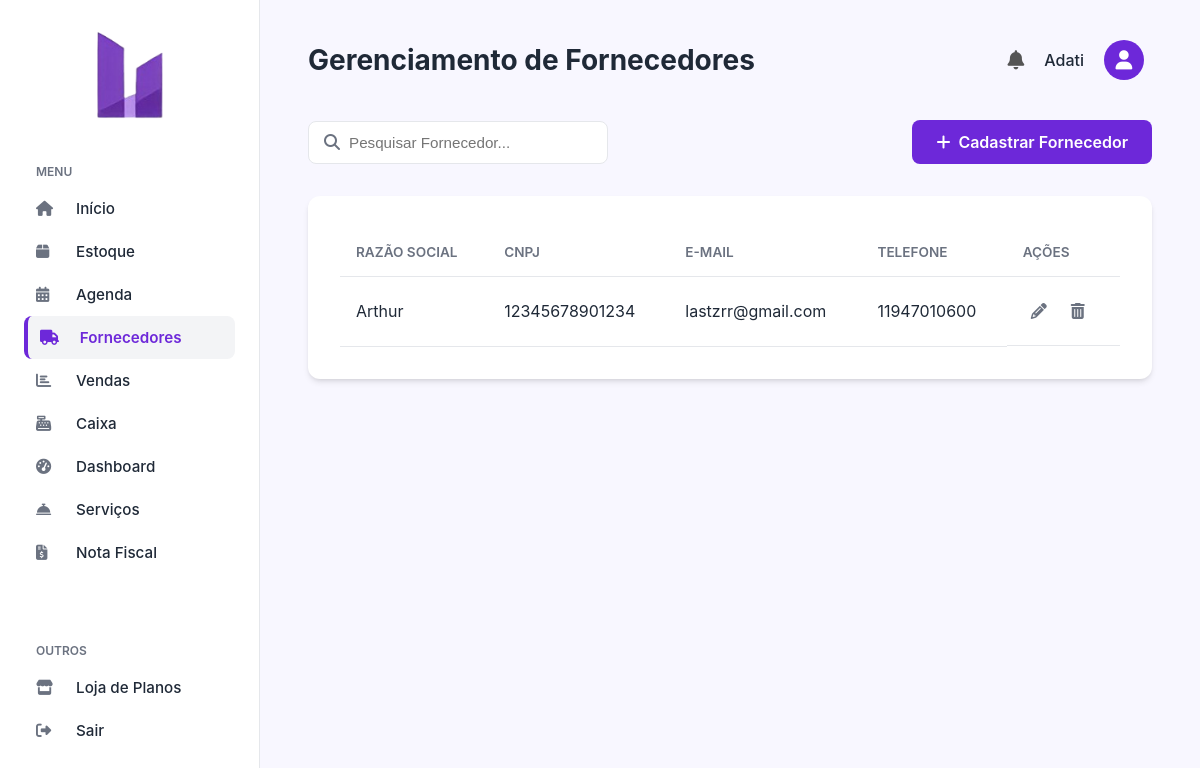
The page /fornecedores.php (signed in) on the database as committed earlier.
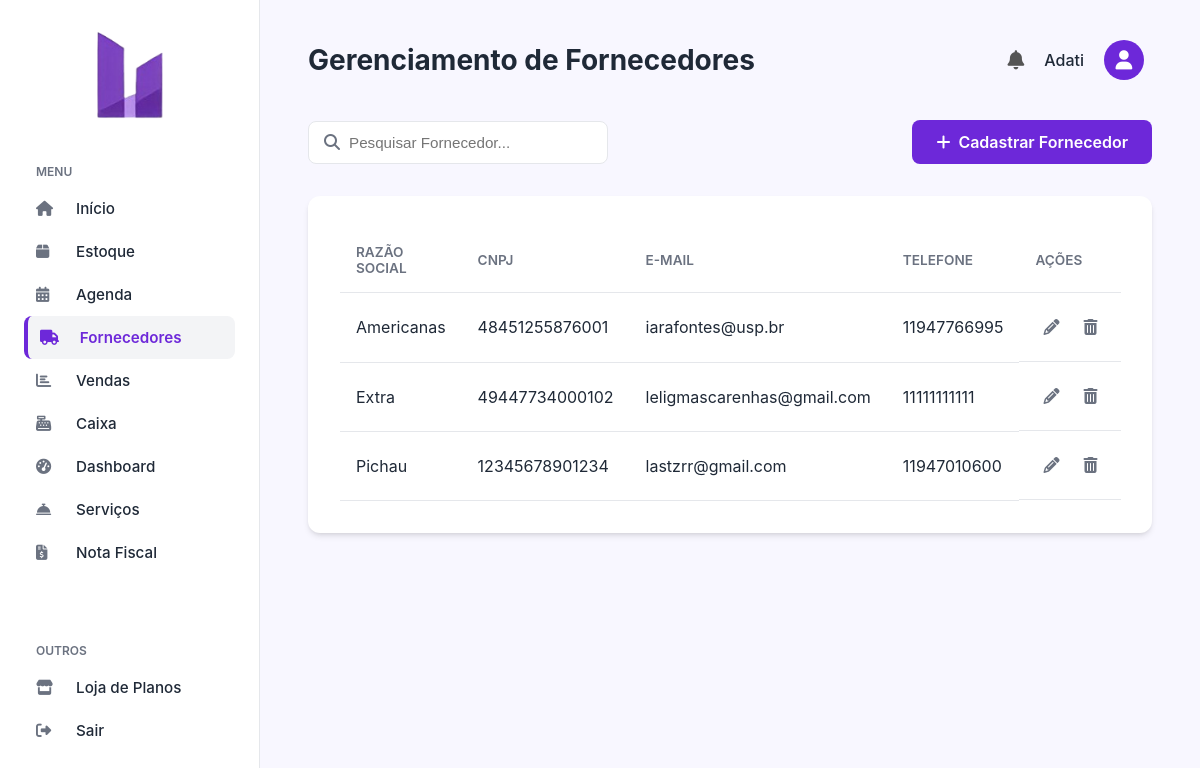
The same page on the database as committed later.
### tables this page shows
CREATE TABLE `fornecedores` (
  `id` int(11) NOT NULL,
  `razao_social` varchar(255) NOT NULL,
  `cnpj` varchar(20) NOT NULL,
  `email` varchar(150) DEFAULT NULL,
  `telefone` varchar(20) DEFAULT NULL,
  `senha` varchar(255) DEFAULT NULL,
  `reset_token` varchar(255) DEFAULT NULL,
  `reset_token_expire` datetime DEFAULT NULL,
  `status` varchar(20) NOT NULL DEFAULT 'ativo'
);

### fornecedores.php (the view, shortened to what this page needs)
<?php
include_once('config.php');
$sql = "SELECT * FROM fornecedores WHERE status = 'ativo' ORDER BY razao_social ASC";
$stmt = $pdo->prepare($sql);
$stmt->execute();
$fornecedores = $stmt->fetchAll(PDO::FETCH_ASSOC);
?>
<!DOCTYPE html>
<html lang="pt-br">
<head>
    <link rel="stylesheet" href="https://cdnjs.cloudflare.com/ajax/libs/font-awesome/6.4.0/css/all.min.css">
    <link rel="stylesheet" href="css/sistema.css">
    <link rel="stylesheet" href="css/estoque.css">
</head>
<body>
    <?php include 'sidebar.php'; ?>
    <main class="main-content">
        <?php include 'header.php'; ?>
        <div class="actions-container">
            <div class="search-bar"><i class="fas fa-search"></i><input type="text"
                    placeholder="Pesquisar Fornecedor..."></div>
            <a href="fornecedor_formulario.php" class="btn-primary"><i class="fas fa-plus"></i> Cadastrar Fornecedor</a>
        </div>
        <div class="table-container">
            <table>
                <thead>
                    <tr>
                        <th>Razão Social</th>
                        <th>CNPJ</th>
                        <th>E-mail</th>
                        <th>Telefone</th>
                        <th>Ações</th>
                    </tr>
                </thead>
                <tbody>
                    <?php if (empty($fornecedores)): ?>
                        <tr>
                            <td colspan="6" class="text-center">Nenhum fornecedor cadastrado.</td>
                        </tr>
                    <?php else: ?>
                        <?php foreach ($fornecedores as $fornecedor): ?>
                            <tr>
                                <td><?= htmlspecialchars($fornecedor['razao_social']) ?></td>
                                <td><?= htmlspecialchars($fornecedor['cnpj']) ?></td>
                                <td><?= htmlspecialchars($fornecedor['email']) ?></td>
                                <td><?= htmlspecialchars($fornecedor['telefone']) ?></td>
                                <td class="actions">
                                    <a href="fornecedor_formulario.php?id=<?= $fornecedor['id'] ?>" class="btn-action btn-edit">
                                        <i class="fas fa-pencil-alt"></i> </a>
                                    <a href="excluir_fornecedor.php?id=<?= $fornecedor['id'] ?>" class="btn-action btn-delete">
                                        <i class="fas fa-trash-alt"></i> </a>
                                </td>
                            </tr>
                        <?php endforeach; ?>
                    <?php endif; ?>
                </tbody>
            </table>
        </div>
    </main>
</body>
</html>

Rows that differ between the two databases and show on the page:
removed fornecedores: razao_social "Arthur", cnpj "12345678901234", email "lastzrr@gmail.com", telefone "11947010600"
added fornecedores: razao_social "Americanas", cnpj "48451255876001", email "iarafontes@usp.br", telefone "11947766995"
added fornecedores: razao_social "Extra", cnpj "49447734000102", email "leligmascarenhas@gmail.com", telefone "11111111111"
added fornecedores: razao_social "Pichau", cnpj "12345678901234", email "lastzrr@gmail.com", telefone "11947010600"
